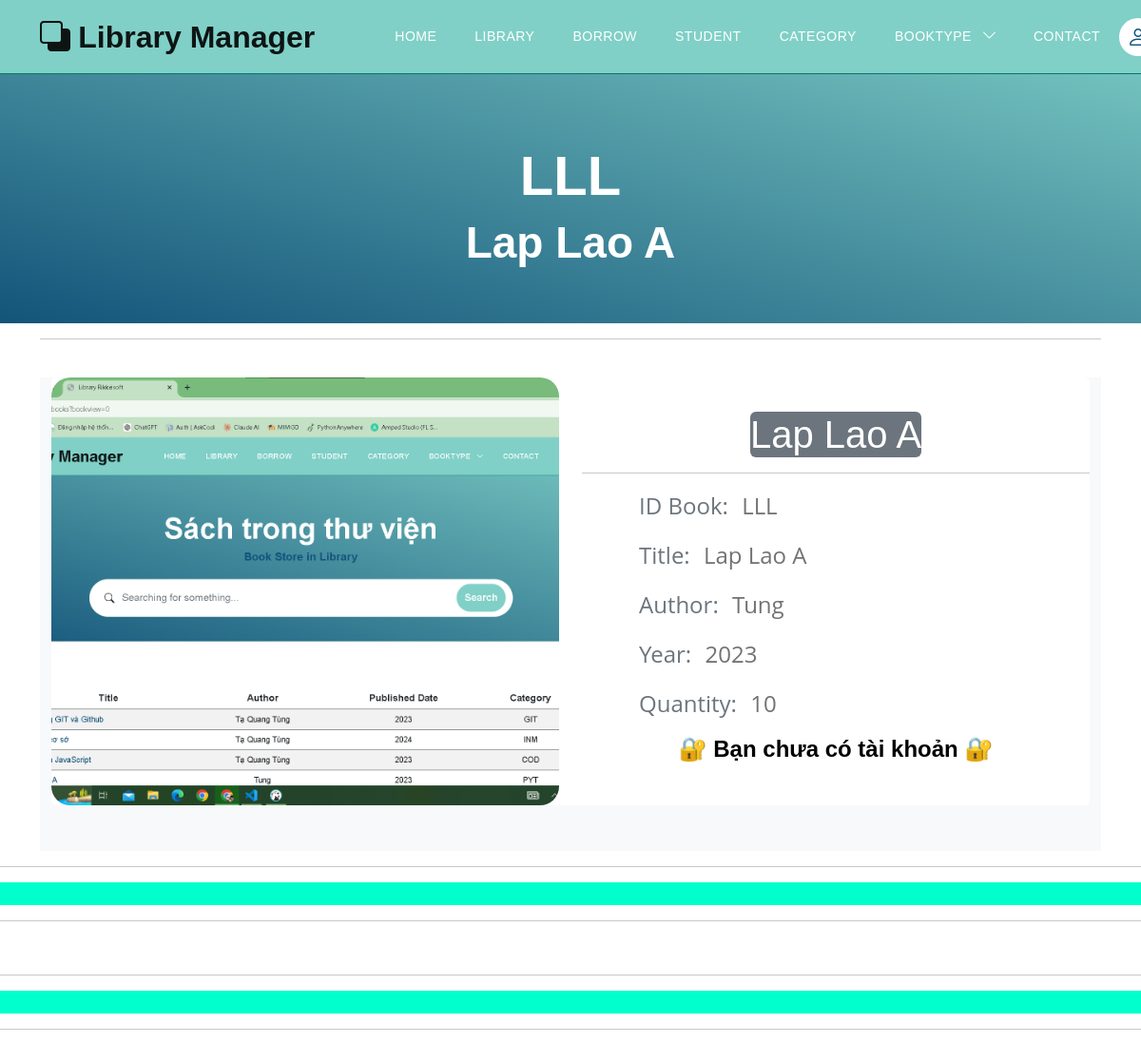
Before: /books/detail_book?choice_book=LLL (upper part) with the older database file.
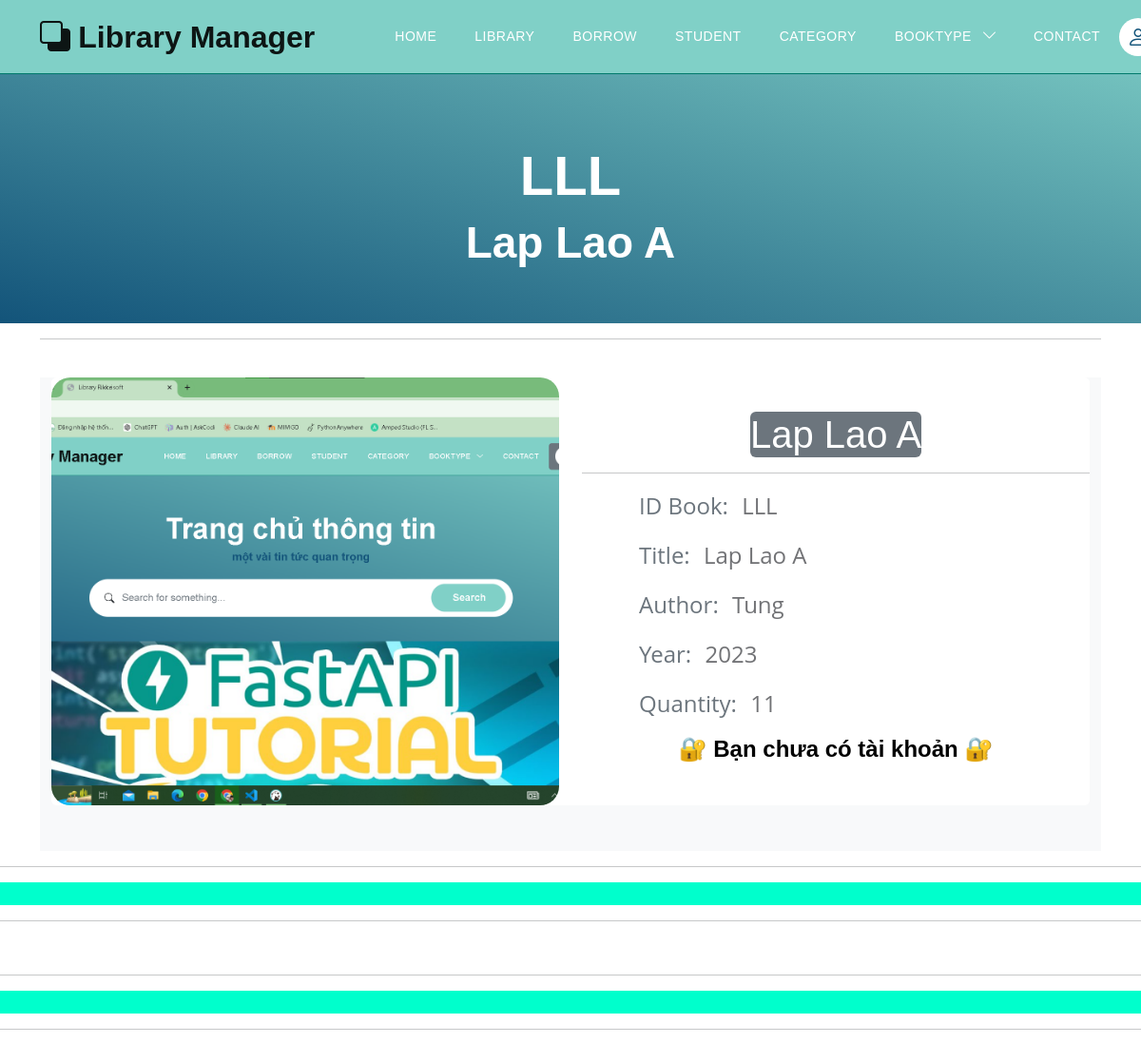
After: the same page with the newer database file.
### models.py (models this page shows)
class Book(Base):
    __tablename__ = 'books'
    username_id = Column(String(30), ForeignKey('users.username'), nullable=False)
    id_book = Column(String(30), primary_key=True, unique=True, index=True)         # Số thứ tự sách
    title = Column(String(100), index=True)      # Tiêu đề sách
    author = Column(String(100), index=True)     # Tác giả
    year = Column(Integer)                  # Năm xuất bản
    quantity_amount = Column(Integer, index=True, default=0)
    category_id = Column(String(10), ForeignKey('category.category_id'), nullable=False)
    insert_at = Column(DateTime, index=True)
    insert_id = Column(String(30), index=True)
    update_at = Column(DateTime,index=True)
    update_id = Column(String(30), index=True)
    delete_at = Column(DateTime,index=True)
    delete_id = Column(String(30), index=True)
    delete_flag = Column(Integer, index=True)
    image_book = Column(String(100), index=True, nullable=True)         # Đường dẫn tới ảnh của sách
    pdf_book = Column(String(100), index=True, nullable=True)           # Đường dẫn tới file PDF của sách
    user = relationship("User", back_populates="books")
    category = relationship("Category", back_populates="category_books")
    borrows = relationship("BorrowBook", back_populates="book_borrow")
    borrowfinal = relationship("BorrowBookFinal", back_populates="book_borrow_final")
    comments = relationship("CommentBook", back_populates="book")

### routers/book.py (the view)
@router.get('/books/detail_book', response_class=HTMLResponse)
async def get_book_detail(request: Request, token: str = Cookie(None), choice_book: Optional[str] = None, db: Session = Depends(models.get_db)):
    mean_star = function.get_mean_star(db)
    all_category2 = db.query(models.Category).filter(models.Category.delete_flag != 1).all()
    this_book_mean_star = function.get_mean_star_for_book(choice_book, db)
    this_book_choice = db.query(models.Book).filter(models.Book.id_book == choice_book,
                                                    models.Book.delete_flag == 0).first()
    this_comment_book = db.query(models.CommentBook, models.User).join(
        models.User, models.CommentBook.username_id == models.User.username).filter(
            models.CommentBook.book_id == choice_book,
            models.CommentBook.delete_flag == False
    ).order_by(desc(models.CommentBook.insert_at)).all()
    if this_book_choice:
        if token:
            try:
                decodeJSON = jwt.decode(token, "secret", algorithms=["HS256"])
                username = decodeJSON["username"]
                user = function.get_user(db, username)
                this_user_borrow = db.query(models.BorrowBook).filter(models.BorrowBook.username_id == username,
                                                                      models.BorrowBook.book_id == choice_book,
                                                                      models.BorrowBook.status == 1).all()
                if this_user_borrow != []:
                    this_user_borrow = this_user_borrow[0]
                    return templates.TemplateResponse("books/book_detail.html", {
                        "request": request,
                        "user": user,
                        "mean_star": mean_star,
                        "all_category2": all_category2,
                        "this_book_choice": this_book_choice,
                        "this_user_borrow": this_user_borrow,
                        "this_comment_book": this_comment_book,
                        "this_book_mean_star": this_book_mean_star})
                else:
                    return templates.TemplateResponse("books/book_detail.html", {
                        "request": request,
                        "user": user,
                        "mean_star": mean_star,
                        "all_category2": all_category2,
                        "this_book_choice": this_book_choice,
                        "this_comment_book": this_comment_book,
                        "this_book_mean_star": this_book_mean_star})
            except:
                return templates.TemplateResponse("errors/error_template.html", {"request": request,
                                                                             "mean_star": mean_star,
                                                                             "error": "Page not found"})
        else:
            return templates.TemplateResponse("books/book_detail.html", {
                    "request": request,
                    "mean_star": mean_star,
                    "all_category2": all_category2,
                    "this_book_choice": this_book_choice,
                    "this_comment_book": this_comment_book,
                    "this_book_mean_star": this_book_mean_star})
    else:
        return templates.TemplateResponse("errors/error_template.html", {"request": request,
                                                                  "mean_star": mean_star,
                                                                  "error": "Page Not Found"})

### templates/books/book_detail.html (shortened to what the changed rows need)
{% extends "base.html" %}
{% block content %}
<section class="hero-section d-flex justify-content-center align-items-center" id="section_1"
    style="padding-bottom: 25px;">
    <div class="container">
        <div class="row">
            <div class="col-lg-8 col-12 mx-auto">
                <h1 class="text-white text-center"> {{this_book_choice.id_book}} </h1>
                <h2 class="text-white text-center"> {{this_book_choice.title}} </h2>
                <br>
            </div>
        </div>
    </div>
</section>
<div class="container" style="text-align: center;">
    <hr> <br>
    <section class="bg-light">
        <div class="container">
            <div class="row">
                <div class="col-lg-12 mb-4 mb-sm-5">
                    <div class="card card-style1 border-0">
                        <div class="card card-style1 border-0">
                            <div class="row align-items-center">
                                <div class="col-lg-6 mb-4 mb-lg-0">
                                    {% if this_book_choice.image_book %}
                                        <div style=" text-align: center;">
                                            <img src="/static/media/{{this_book_choice.image_book}}" class="card-img-top"
                                                style="object-fit: cover; max-width: 600px; height: 450px; border-radius: 20px; transition: transform 0.3s ease-in-out, filter 0.3s ease-in-out;"
                                                onmouseover="this.style.transform='scale(1.1)'; this.style.filter='brightness(80%)';"
                                                onmouseout="this.style.transform='scale(1)'; this.style.filter='brightness(100%)';">
                                        </div>
                                    {% endif %}
                                </div>
                                <div class="col-lg-6 px-xl-10">
                                    <div class="bg-secondary d-lg-inline-block py-1-9 px-1-9 px-sm-6 mb-1-9 rounded">
                                        <h1 class="h1 text-white mb-0"> {{this_book_choice.title}} </h1>
                                    </div>
                                    <ul class="list-unstyled mb-1-9" style="text-align: left; padding-left: 60px;">
                                        <li class="mb-2 mb-xl-3 display-28" style="font-size: 24px !important;"><span class="display-26 text-secondary me-2 font-weight-600">ID Book:</span> {{this_book_choice.id_book}} </li>
                                        <li class="mb-2 mb-xl-3 display-28" style="font-size: 24px !important;"><span class="display-26 text-secondary me-2 font-weight-600">Title:</span> {{this_book_choice.title}} </li>
                                        <li class="mb-2 mb-xl-3 display-28" style="font-size: 24px !important;"><span class="display-26 text-secondary me-2 font-weight-600">Author:</span> {{this_book_choice.author}} </li>
                                        <li class="mb-2 mb-xl-3 display-28" style="font-size: 24px !important;"><span class="display-26 text-secondary me-2 font-weight-600">Year:</span> {{this_book_choice.year}} </li>
                                        <li class="mb-2 mb-xl-3 display-28" style="font-size: 24px !important;"><span class="display-26 text-secondary me-2 font-weight-600">Quantity:</span> {{this_book_choice.quantity_amount}} </li>
                                    </ul>
                                </div>
                            </div>
                        </div>
                    </div>
                </div>
            </div>
        </div>
    </section>
</div>
<br>
<link rel="stylesheet" href="https://cdnjs.cloudflare.com/ajax/libs/font-awesome/4.7.0/css/font-awesome.min.css">
{% endblock content %}

Changed rows visible on the page:
changed Book "LLL": image_book: a different picture; quantity_amount "10" → "11"
